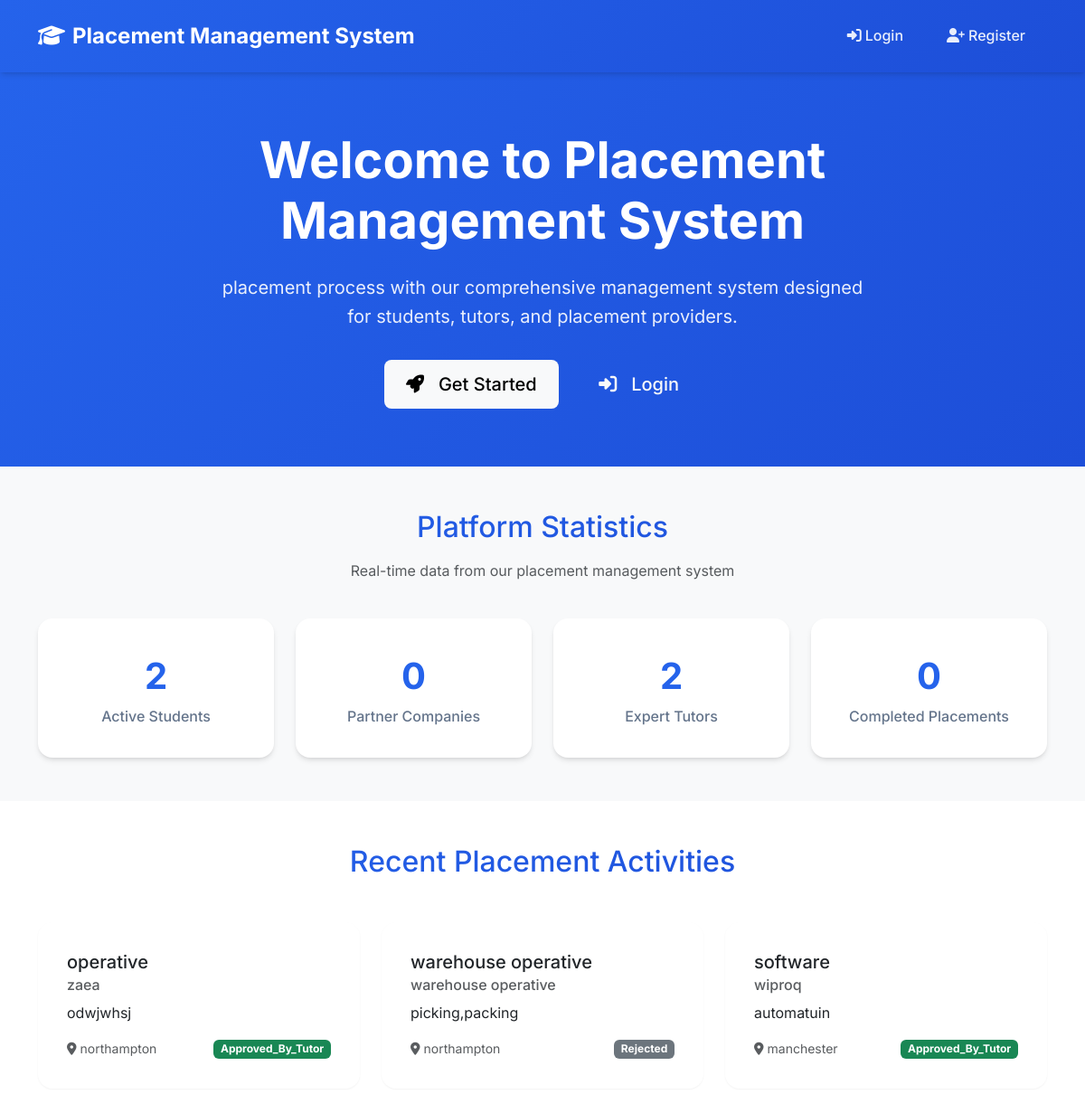
The app's page /, older data.
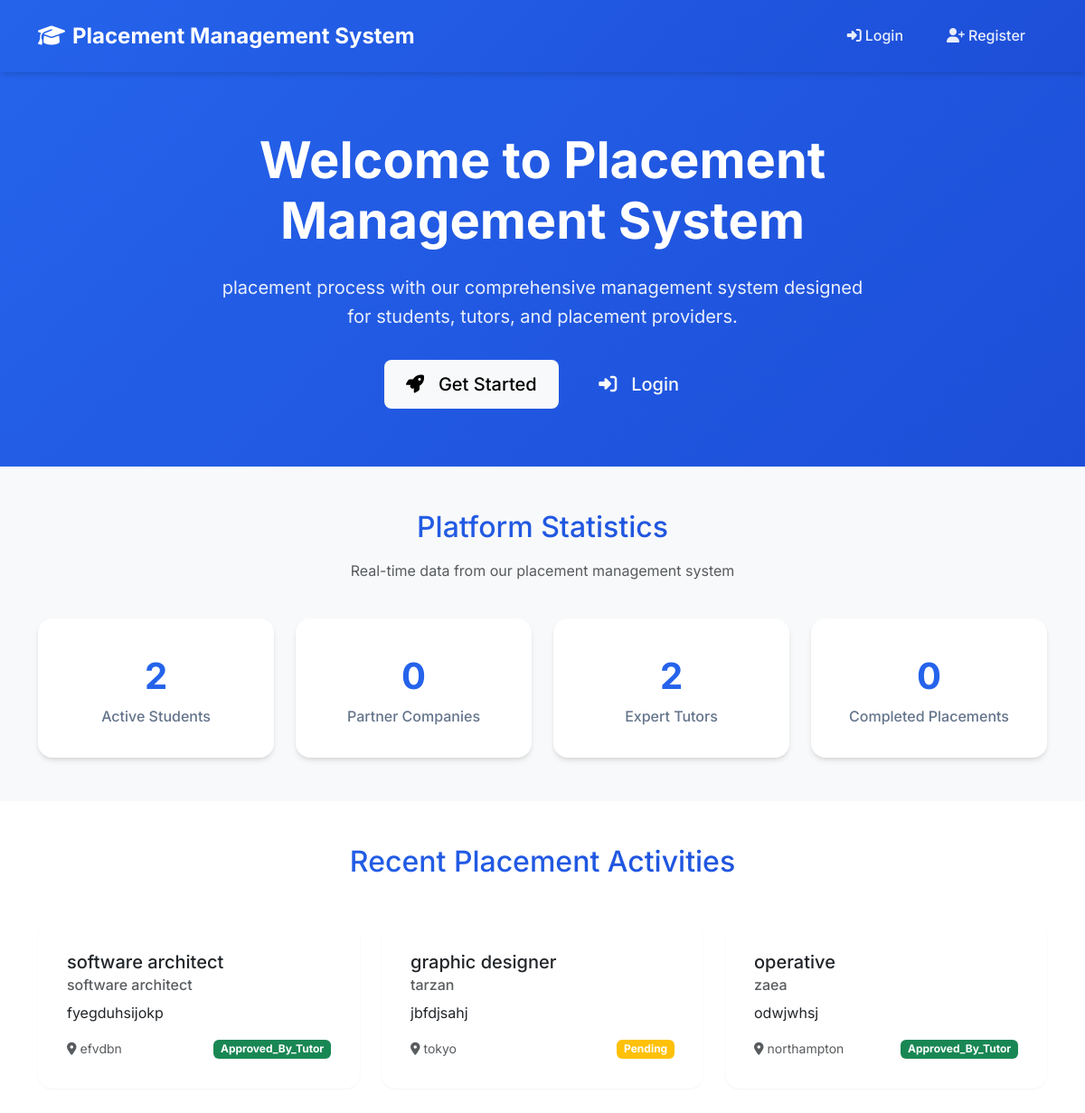
The same page, newer data.
### placements/models.py (models this page shows, shortened)
class PlacementRequest(models.Model):
    STATUS_CHOICES = (
        ('pending', 'Pending'),
        ('approved_by_provider', 'Approved by Provider'),
        ('approved_by_tutor', 'Approved by Tutor'),
        ('rejected', 'Rejected'),
        ('completed', 'Completed'),
    )
    student = models.ForeignKey(StudentProfile, on_delete=models.CASCADE)
    provider = models.ForeignKey(ProviderProfile, on_delete=models.CASCADE)
    tutor = models.ForeignKey(
        'accounts.TutorProfile',
        on_delete=models.SET_NULL,
        null=True,
        blank=True,
        related_name='placement_requests',
        verbose_name='Assigned Tutor'
    )
    company_name = models.CharField(max_length=200)
    job_title = models.CharField(max_length=100)
    job_description = models.TextField()
    start_date = models.DateField()
    end_date = models.DateField()
    location = models.CharField(max_length=200)
    latitude = models.DecimalField(max_digits=10, decimal_places=8, null=True, blank=True)
    longitude = models.DecimalField(max_digits=11, decimal_places=8, null=True, blank=True)
    status = models.CharField(max_length=20, choices=STATUS_CHOICES, default='pending')
    documents = models.FileField(upload_to='placement_documents/', null=True, blank=True)
    created_at = models.DateTimeField(auto_now_add=True)
    updated_at = models.DateTimeField(auto_now=True)
    provider_approved_at = models.DateTimeField(null=True, blank=True)
    tutor_approved_at = models.DateTimeField(null=True, blank=True)
    approved_by_tutor = models.ForeignKey(
        User,
        on_delete=models.SET_NULL,
        null=True,
        blank=True,
        related_name='approved_placements'
    )
    tutor_comments = models.TextField(blank=True, help_text="Comments from tutor during approval/rejection")
    provider_comments = models.TextField(blank=True, help_text="Comments from provider during approval/rejection")

### core/views.py (the view)
# urls.py: path('', views.home, name='home'),
def home(request):
    try:
        total_students = StudentProfile.objects.count()
        total_tutors = TutorProfile.objects.count()
        total_providers = ProviderProfile.objects.count()
        total_placements = PlacementRequest.objects.count()
        recent_placements = PlacementRequest.objects.select_related(
            'student__user', 'provider__user'
        ).order_by('-created_at')[:3]
        pending_placements = PlacementRequest.objects.filter(status='pending').count()
        approved_placements = PlacementRequest.objects.filter(
            status__in=['approved_by_provider', 'approved_by_tutor']
        ).count()
        completed_placements = PlacementRequest.objects.filter(status='completed').count()
        context = {
            'stats': {
                'total_placements': total_placements,
                'pending_placements': pending_placements,
                'approved_placements': approved_placements,
                'completed_placements': completed_placements,
            },
            'recent_placements': recent_placements,
            'total_students': total_students,
            'total_providers': total_providers,
            'total_tutors': total_tutors,
        }
        return render(request, 'index.html', context)
    except Exception as e:
        logger.error(f"Error in home view: {str(e)}")
        context = {
            'stats': {
                'total_placements': 0,
                'pending_placements': 0,
                'approved_placements': 0,
                'completed_placements': 0,
            },
            'recent_placements': [],
            'total_students': 0,
            'total_providers': 0,
            'total_tutors': 0,
        }
        return render(request, 'index.html', context)

### core/context_processors.py (called while the page is built)
def global_context(request):
    return {
        'site_name': 'Placement Management System',
        'current_year': 2024,
    }

### templates/index.html (shortened to what the changed rows need)
<!DOCTYPE html>
<html lang="en">
<head>
    <link href="https://cdn.jsdelivr.net/npm/bootstrap@5.3.2/dist/css/bootstrap.min.css" rel="stylesheet">
    <link href="https://cdnjs.cloudflare.com/ajax/libs/font-awesome/6.4.0/css/all.min.css" rel="stylesheet">
</head>
<body>
    <main style="margin-top: 80px;">
        {% block content %}
        <section class="hero-section">
            <div class="container">
                <div class="row justify-content-center">
                    <div class="col-lg-8">
                        <h1 class="hero-title">
                            Welcome to {{ site_name }}
                        </h1>
                    </div>
                </div>
            </div>
        </section>
        <section class="py-5 bg-light">
            <div class="container">
                <div class="row text-center mb-4">
                    <div class="col-12">
                        <h2 class="text-gradient mb-3">Platform Statistics</h2>
                    </div>
                </div>
            </div>
        </section>
        {% if recent_placements %}
        <section class="py-5">
            <div class="container">
                <div class="row">
                    <div class="col-12">
                        <h2 class="text-center text-gradient mb-5">Recent Placement Activities</h2>
                    </div>
                </div>
                <div class="row g-4">
                    {% for placement in recent_placements %}
                    <div class="col-lg-4 col-md-6">
                        <div class="card h-100">
                            <div class="card-body">
                                <h5 class="card-title">{{ placement.job_title }}</h5>
                                <h6 class="card-subtitle mb-2 text-muted">{{ placement.company_name }}</h6>
                                <p class="card-text">{{ placement.job_description|truncatewords:15 }}</p>
                                <div class="d-flex justify-content-between align-items-center">
                                    <small class="text-muted">
                                        <i class="fas fa-map-marker-alt me-1"></i>{{ placement.location }}
                                    </small>
                                    <span class="badge bg-{% if placement.status == 'pending' %}warning{% elif placement.status == 'approved_by_tutor' %}success{% elif placement.status == 'completed' %}primary{% else %}secondary{% endif %}">
                                        {{ placement.status|title }}
                                    </span>
                                </div>
                            </div>
                        </div>
                    </div>
                    {% endfor %}
                </div>
            </div>
        </section>
        {% endif %}
        {% endblock %}
    </main>
</body>
</html>

Row changes from the older to the newer data that the page shows:
no longer on this page (row unchanged): PlacementRequest: job_title "warehouse operative", company_name "warehouse operative", job_description "picking,packing", location "northampton", status "Rejected"
no longer on this page (row unchanged): PlacementRequest: job_title "software", company_name "wiproq", job_description "automatuin", location "manchester", status "Approved_By_Tutor"
added PlacementRequest: job_title "software architect", company_name "software architect", job_description "fyegduhsijokp", location "efvdbn", status "Approved_By_Tutor"
added PlacementRequest: job_title "graphic designer", company_name "tarzan", job_description "jbfdjsahj", location "tokyo", status "Pending"
